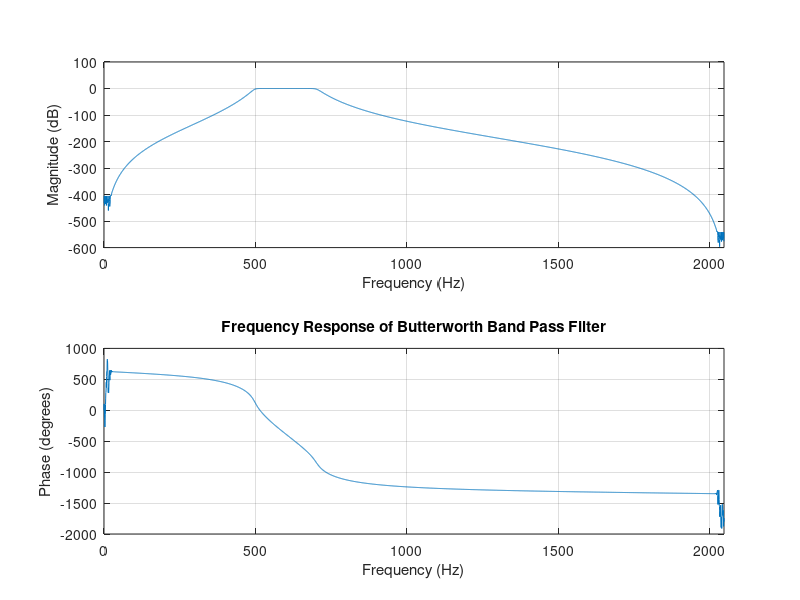

MATLAB code to generate this figure:
clc
clear variables

fsample = 4096;              %Should be atlease twice f to avoid aliasing



%Band Pass filter
fp = [500 700];        %in Hz
fs = [450 750];        %in Hz
as = 30;         %in dB
ap = 2;          %in dB

[n, fc] = buttord(2*fp/fsample, 2*fs/fsample, ap, as);
%n is the order of digital ButterWorth filter
%fc is the cut-off freq of digital ButterWorth filter(lower and upper)
%multiplication by 2 is to normalize DT frequency from (0, pi) to (0,1)

[b, a] = butter(n, fc);     %This is to find the transfer function
                            %co-efficients of the BPF
                            
freqz(b, a, fsample, fsample);
title('Frequency Response of Butterworth Band Pass Filter');